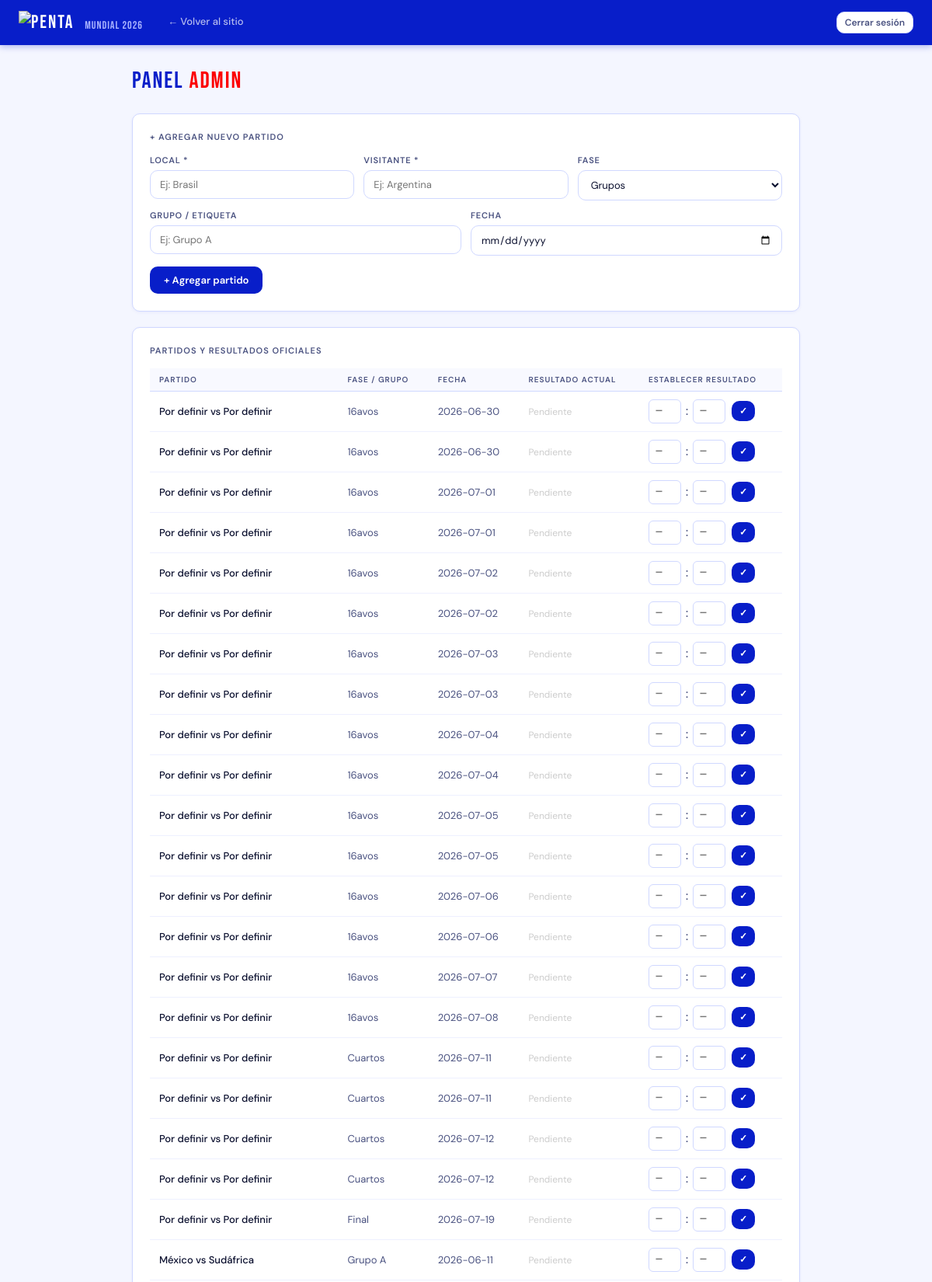
/admin-penta2026.php (signed in, upper part), run on the app's committed database.
### tables this page shows
CREATE TABLE IF NOT EXISTS partidos (
    id INT AUTO_INCREMENT PRIMARY KEY,
    local VARCHAR(80) NOT NULL,
    visitante VARCHAR(80) NOT NULL,
    fase ENUM('grupos','r16','qf','sf','final') DEFAULT 'grupos',
    grupo VARCHAR(20) DEFAULT '',
    fecha DATE,
    goles_local TINYINT DEFAULT NULL,
    goles_visitante TINYINT DEFAULT NULL,
    creado_at DATETIME DEFAULT CURRENT_TIMESTAMP
);

### db.php (called while the page is built, shortened)
<?php
function db(): PDO {
    static $pdo = null;
    if ($pdo === null) {
        $pdo = new PDO(
            'mysql:host=' . DB_HOST . ';dbname=' . DB_NAME . ';charset=utf8mb4',
            DB_USER,
            DB_PASS,
            [
                PDO::ATTR_ERRMODE            => PDO::ERRMODE_EXCEPTION,
                PDO::ATTR_DEFAULT_FETCH_MODE => PDO::FETCH_ASSOC,
            ]
        );
    }
    return $pdo;
}

### admin-penta2026.php (the view, shortened to what this page needs)
<?php
require 'db.php';
$msg = '';
$logged = !empty($_SESSION['admin_penta']);
if ($logged) {
    $partidos = db()->query('SELECT * FROM partidos ORDER BY grupo, fecha, id')->fetchAll();
}
?>
<!DOCTYPE html>
<html lang="es">
<head>
</head>
<body>
<header class="header">
  <div class="logo"><img src="https://pentamarketing.co/penta-logo.png" alt="Penta" style="height:34px;vertical-align:middle;"/> <span>MUNDIAL 2026</span></div>
  <nav class="nav" style="display:flex;gap:2px;flex:1;">
    <a href="index.php">← Volver al sitio</a>
    <?php if ($logged): ?>
      <form method="POST" style="margin-left:auto;padding:10px 0;">
        <button type="submit" name="logout" class="btn btn-outline btn-sm">Cerrar sesión</button>
      </form>
    <?php endif; ?>
  </nav>
</header>
<?php if (!$logged): ?>
<div class="pin-wrap">
  <h2>🔐 ADMIN</h2>
  <p>Acceso exclusivo para administradores</p>
  <?php if ($msg): ?>
    <div class="alert alert-error"><?= htmlspecialchars($msg) ?></div>
  <?php endif; ?>
  <form method="POST">
    <input type="password" name="password" class="pin-input" placeholder="Contraseña" autofocus/>
    <button type="submit" name="login" class="btn btn-primary" style="width:100%;">Entrar</button>
  </form>
</div>
<?php else: ?>
<main class="main">
  <div class="section-title">PANEL <span>ADMIN</span></div>
  <div class="card">
    <div class="card-title">+ Agregar nuevo partido</div>
    <form method="POST">
      <div class="form-grid three" style="margin-bottom:12px;">
        <div class="field"><label>Local *</label><input type="text" name="p_local" placeholder="Ej: Brasil"/></div>
        <div class="field"><label>Visitante *</label><input type="text" name="p_visitante" placeholder="Ej: Argentina"/></div>
        <div class="field"><label>Fase</label>
          <select name="p_fase">
            <option value="grupos">Grupos</option>
          </select>
        </div>
      </div>
      <div class="form-grid two" style="margin-bottom:14px;">
        <div class="field"><label>Grupo / Etiqueta</label><input type="text" name="p_grupo" placeholder="Ej: Grupo A"/></div>
        <div class="field"><label>Fecha</label><input type="date" name="p_fecha"/></div>
      </div>
      <button type="submit" name="agregar_partido" class="btn btn-primary">+ Agregar partido</button>
    </form>
  </div>
  <div class="card">
    <div class="card-title">Partidos y resultados oficiales</div>
    <div style="overflow-x:auto;">
      <table>
        <thead>
          <tr>
            <th>Partido</th>
            <th>Fase / Grupo</th>
            <th>Fecha</th>
            <th>Resultado actual</th>
            <th>Establecer resultado</th>
          </tr>
        </thead>
        <tbody>
          <?php foreach ($partidos as $p): ?>
          <tr>
            <td style="font-weight:500;"><?= htmlspecialchars($p['local']) ?> vs <?= htmlspecialchars($p['visitante']) ?></td>
            <td style="color:var(--text2);"><?= htmlspecialchars($p['grupo'] ?: $p['fase']) ?></td>
            <td style="color:var(--text2);"><?= htmlspecialchars($p['fecha'] ?? '—') ?></td>
            <td>
              <?php if ($p['goles_local'] !== null): ?>
                <span class="resultado-actual"><?= $p['goles_local'] ?> — <?= $p['goles_visitante'] ?></span>
                <form method="POST" style="display:inline;margin-left:8px;" onsubmit="return confirm('¿Borrar este resultado?')">
                  <input type="hidden" name="partido_id" value="<?= $p['id'] ?>"/>
                  <button type="submit" name="borrar_resultado" class="btn btn-danger btn-sm">✕</button>
                </form>
              <?php else: ?>
                <span style="color:#ccc;font-size:12px;">Pendiente</span>
              <?php endif; ?>
            </td>
            <td>
              <form method="POST" style="display:flex;align-items:center;gap:8px;">
                <div class="score-mini">
                  <input type="number" name="goles_local" min="0" max="20" placeholder="—" value="<?= $p['goles_local'] ?? '' ?>"/>
                  <span style="font-family:'Bebas Neue';font-size:16px;color:var(--text2);">:</span>
                  <input type="number" name="goles_visitante" min="0" max="20" placeholder="—" value="<?= $p['goles_visitante'] ?? '' ?>"/>
                </div>
                <button type="submit" name="guardar_resultado" class="btn btn-primary btn-sm">✓</button>
              </form>
            </td>
          </tr>
          <?php endforeach; ?>
        </tbody>
      </table>
    </div>
  </div>
</main>
<?php endif; ?>
</body>
</html>

### admin-penta2026.php (style rules this page uses)
:root { --azul:#081EC9;--rojo:#FC0000;--blanco:#fff;--bg:#f4f6ff;--border:#d0d8ff;--text:#0a0f2e;--text2:#4a5280;--radius:10px; }
* { box-sizing:border-box;margin:0;padding:0; }
body { font-family:'DM Sans',sans-serif;background:var(--bg);color:var(--text);font-size:14px; }
.header { background:var(--azul);color:#fff;padding:0 24px;display:flex;align-items:center;gap:16px;position:sticky;top:0;z-index:100;box-shadow:0 2px 8px rgba(8,30,201,0.3); }
.logo { font-family:'Bebas Neue',sans-serif;font-size:24px;letter-spacing:2px;padding:14px 0; }
.logo span { color:#aab4ff;font-size:14px;letter-spacing:1px;margin-left:8px; }
.nav a { padding:14px 16px;color:rgba(255,255,255,0.7);font-size:13px;font-weight:500;text-decoration:none;white-space:nowrap; }
.main { max-width:900px;margin:0 auto;padding:28px 20px; }
.section-title { font-family:'Bebas Neue',sans-serif;font-size:30px;letter-spacing:2px;margin-bottom:24px;color:var(--azul); }
.section-title span { color:var(--rojo); }
.card { background:#fff;border:1px solid var(--border);border-radius:var(--radius);padding:22px;margin-bottom:20px;box-shadow:0 1px 4px rgba(8,30,201,0.06); }
.card-title { font-size:11px;font-weight:600;text-transform:uppercase;letter-spacing:1px;color:var(--text2);margin-bottom:16px; }
.field label { display:block;font-size:11px;font-weight:600;text-transform:uppercase;letter-spacing:.8px;color:var(--text2);margin-bottom:6px; }
.field input,.field select { width:100%;padding:9px 12px;border:1px solid var(--border);border-radius:var(--radius);font-family:'DM Sans',sans-serif;font-size:13px;color:var(--text);outline:none;background:#fff; }
.form-grid { display:grid;gap:12px; }
.form-grid.two { grid-template-columns:1fr 1fr; }
.form-grid.three { grid-template-columns:1fr 1fr 1fr; }
.btn { display:inline-flex;align-items:center;gap:6px;padding:9px 18px;border-radius:var(--radius);font-family:'DM Sans',sans-serif;font-size:13px;font-weight:600;cursor:pointer;border:none;transition:all .18s; }
.btn-primary { background:var(--azul);color:#fff; }
.btn-sm { padding:5px 10px;font-size:12px; }
.btn-outline { background:#fff;color:var(--text2);border:1px solid var(--border); }
table { width:100%;border-collapse:collapse; }
th { font-size:10px;font-weight:600;letter-spacing:1px;text-transform:uppercase;color:var(--text2);padding:8px 12px;text-align:left;border-bottom:1px solid var(--border);background:#f8f9ff; }
td { padding:10px 12px;border-bottom:1px solid #eef0ff;font-size:13px;vertical-align:middle; }
.score-mini { display:flex;align-items:center;gap:6px; }
.score-mini input { width:42px;padding:5px;text-align:center;border:1px solid var(--border);border-radius:6px;font-family:'Bebas Neue',sans-serif;font-size:16px;outline:none; }

### data on the page
partidos: local "Por definir", visitante "Por definir", grupo "16avos", fecha "2026-06-30", shows "Pendiente"
partidos: local "Por definir", visitante "Por definir", grupo "16avos", fecha "2026-06-30", shows "Pendiente"
partidos: local "Por definir", visitante "Por definir", grupo "16avos", fecha "2026-07-01", shows "Pendiente"
partidos: local "Por definir", visitante "Por definir", grupo "16avos", fecha "2026-07-01", shows "Pendiente"
partidos: local "Por definir", visitante "Por definir", grupo "16avos", fecha "2026-07-02", shows "Pendiente"
partidos: local "Por definir", visitante "Por definir", grupo "16avos", fecha "2026-07-02", shows "Pendiente"
partidos: local "Por definir", visitante "Por definir", grupo "16avos", fecha "2026-07-03", shows "Pendiente"
partidos: local "Por definir", visitante "Por definir", grupo "16avos", fecha "2026-07-03", shows "Pendiente"
partidos: local "Por definir", visitante "Por definir", grupo "16avos", fecha "2026-07-04", shows "Pendiente"
partidos: local "Por definir", visitante "Por definir", grupo "16avos", fecha "2026-07-04", shows "Pendiente"
partidos: local "Por definir", visitante "Por definir", grupo "16avos", fecha "2026-07-05", shows "Pendiente"
partidos: local "Por definir", visitante "Por definir", grupo "16avos", fecha "2026-07-05", shows "Pendiente"
partidos: local "Por definir", visitante "Por definir", grupo "16avos", fecha "2026-07-06", shows "Pendiente"
partidos: local "Por definir", visitante "Por definir", grupo "16avos", fecha "2026-07-06", shows "Pendiente"
partidos: local "Por definir", visitante "Por definir", grupo "16avos", fecha "2026-07-07", shows "Pendiente"
partidos: local "Por definir", visitante "Por definir", grupo "16avos", fecha "2026-07-08", shows "Pendiente"
partidos: local "Por definir", visitante "Por definir", grupo "Cuartos", fecha "2026-07-11", shows "Pendiente"
partidos: local "Por definir", visitante "Por definir", grupo "Cuartos", fecha "2026-07-11", shows "Pendiente"
partidos: local "Por definir", visitante "Por definir", grupo "Cuartos", fecha "2026-07-12", shows "Pendiente"
partidos: local "Por definir", visitante "Por definir", grupo "Cuartos", fecha "2026-07-12", shows "Pendiente"
partidos: local "Por definir", visitante "Por definir", grupo "Final", fecha "2026-07-19", shows "Pendiente"
partidos: local "México", visitante "Sudáfrica", grupo "Grupo A", fecha "2026-06-11", shows "Pendiente"
